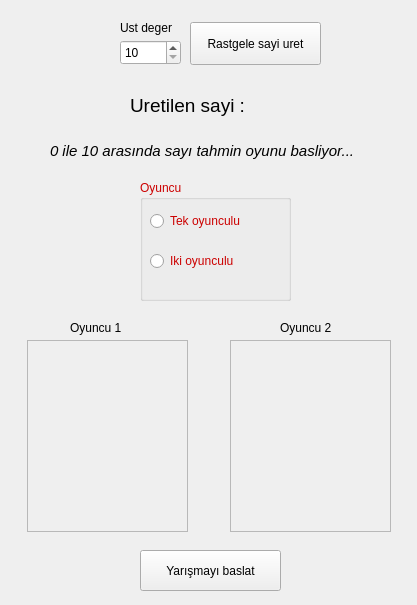
<?xml version="1.0" encoding="UTF-8"?>
<ui version="4.0">
 <class>MainWindow</class>
 <widget class="QMainWindow" name="MainWindow">
  <property name="geometry">
   <rect>
    <x>0</x>
    <y>0</y>
    <width>417</width>
    <height>605</height>
   </rect>
  </property>
  <property name="windowTitle">
   <string>Sayi Tahmin Oyunu</string>
  </property>
  <widget class="QWidget" name="centralwidget">
   <widget class="QLabel" name="label">
    <property name="geometry">
     <rect>
      <x>120</x>
      <y>20</y>
      <width>71</width>
      <height>16</height>
     </rect>
    </property>
    <property name="text">
     <string>Ust deger</string>
    </property>
   </widget>
   <widget class="QSpinBox" name="spinBox">
    <property name="geometry">
     <rect>
      <x>120</x>
      <y>40</y>
      <width>61</width>
      <height>25</height>
     </rect>
    </property>
    <property name="minimum">
     <number>10</number>
    </property>
    <property name="maximum">
     <number>1000</number>
    </property>
   </widget>
   <widget class="QPushButton" name="pushButton">
    <property name="geometry">
     <rect>
      <x>190</x>
      <y>22</y>
      <width>131</width>
      <height>43</height>
     </rect>
    </property>
    <property name="text">
     <string>Rastgele sayi uret</string>
    </property>
   </widget>
   <widget class="QLabel" name="label_2">
    <property name="geometry">
     <rect>
      <x>130</x>
      <y>90</y>
      <width>121</width>
      <height>31</height>
     </rect>
    </property>
    <property name="font">
     <font>
      <pointsize>14</pointsize>
     </font>
    </property>
    <property name="text">
     <string>Uretilen sayi : </string>
    </property>
   </widget>
   <widget class="QLabel" name="label_3">
    <property name="geometry">
     <rect>
      <x>50</x>
      <y>130</y>
      <width>321</width>
      <height>41</height>
     </rect>
    </property>
    <property name="font">
     <font>
      <pointsize>11</pointsize>
      <italic>true</italic>
     </font>
    </property>
    <property name="text">
     <string>0 ile 10 arasında sayı tahmin oyunu basliyor...</string>
    </property>
   </widget>
   <widget class="QGroupBox" name="groupBox">
    <property name="geometry">
     <rect>
      <x>140</x>
      <y>180</y>
      <width>151</width>
      <height>121</height>
     </rect>
    </property>
    <property name="palette">
     <palette>
      <active>
       <colorrole role="WindowText">
        <brush brushstyle="SolidPattern">
         <color alpha="255">
          <red>204</red>
          <green>0</green>
          <blue>0</blue>
         </color>
        </brush>
       </colorrole>
      </active>
      <inactive>
       <colorrole role="WindowText">
        <brush brushstyle="SolidPattern">
         <color alpha="255">
          <red>204</red>
          <green>0</green>
          <blue>0</blue>
         </color>
        </brush>
       </colorrole>
      </inactive>
      <disabled>
       <colorrole role="WindowText">
        <brush brushstyle="SolidPattern">
         <color alpha="127">
          <red>255</red>
          <green>255</green>
          <blue>255</blue>
         </color>
        </brush>
       </colorrole>
      </disabled>
     </palette>
    </property>
    <property name="title">
     <string>Oyuncu</string>
    </property>
    <widget class="QRadioButton" name="radioButton">
     <property name="geometry">
      <rect>
       <x>10</x>
       <y>30</y>
       <width>111</width>
       <height>22</height>
      </rect>
     </property>
     <property name="text">
      <string>Tek oyunculu</string>
     </property>
     <attribute name="buttonGroup">
      <string notr="true">buttonGroup</string>
     </attribute>
    </widget>
    <widget class="QRadioButton" name="radioButton_2">
     <property name="geometry">
      <rect>
       <x>10</x>
       <y>70</y>
       <width>111</width>
       <height>22</height>
      </rect>
     </property>
     <property name="text">
      <string>Iki oyunculu</string>
     </property>
     <attribute name="buttonGroup">
      <string notr="true">buttonGroup</string>
     </attribute>
    </widget>
   </widget>
   <widget class="QListWidget" name="listWidget">
    <property name="enabled">
     <bool>false</bool>
    </property>
    <property name="geometry">
     <rect>
      <x>27</x>
      <y>340</y>
      <width>161</width>
      <height>192</height>
     </rect>
    </property>
   </widget>
   <widget class="QListWidget" name="listWidget_2">
    <property name="enabled">
     <bool>false</bool>
    </property>
    <property name="geometry">
     <rect>
      <x>230</x>
      <y>340</y>
      <width>161</width>
      <height>192</height>
     </rect>
    </property>
   </widget>
   <widget class="QLabel" name="label_4">
    <property name="geometry">
     <rect>
      <x>70</x>
      <y>320</y>
      <width>58</width>
      <height>16</height>
     </rect>
    </property>
    <property name="text">
     <string>Oyuncu 1</string>
    </property>
   </widget>
   <widget class="QLabel" name="label_5">
    <property name="geometry">
     <rect>
      <x>280</x>
      <y>320</y>
      <width>58</width>
      <height>16</height>
     </rect>
    </property>
    <property name="text">
     <string>Oyuncu 2</string>
    </property>
   </widget>
   <widget class="QPushButton" name="pushButton_2">
    <property name="geometry">
     <rect>
      <x>140</x>
      <y>550</y>
      <width>141</width>
      <height>41</height>
     </rect>
    </property>
    <property name="text">
     <string>Yarışmayı baslat</string>
    </property>
   </widget>
   <widget class="QLabel" name="label_6">
    <property name="geometry">
     <rect>
      <x>250</x>
      <y>90</y>
      <width>58</width>
      <height>31</height>
     </rect>
    </property>
    <property name="font">
     <font>
      <pointsize>14</pointsize>
     </font>
    </property>
    <property name="styleSheet">
     <string notr="true">color: rgb(204, 0, 0);</string>
    </property>
    <property name="text">
     <string/>
    </property>
   </widget>
  </widget>
 </widget>
 <resources/>
 <connections/>
 <buttongroups>
  <buttongroup name="buttonGroup"/>
 </buttongroups>
</ui>
